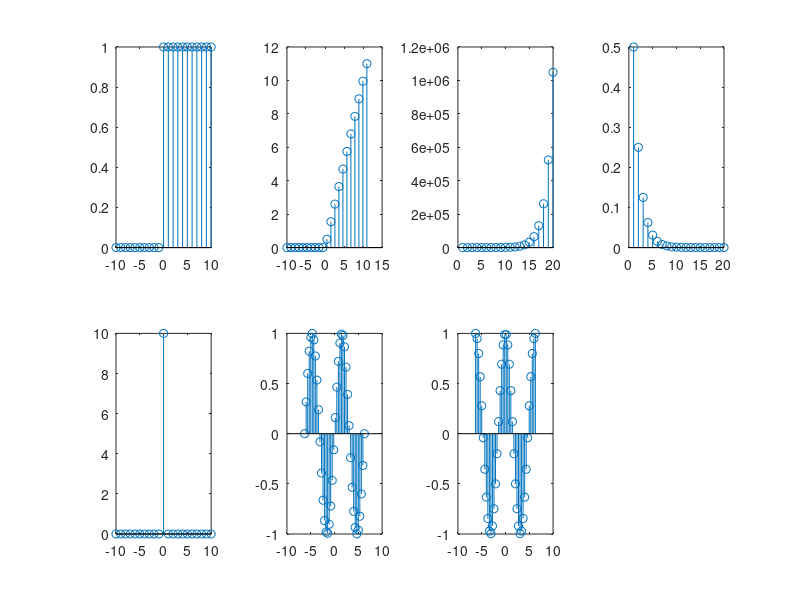

MATLAB code for this plot:
% unit step signal
subplot(2,4,1);
ux = -10:1:10;
uy = zeros(size(ux));
uy(ux>=0) = 1;
unit_step_signal = stem(ux,uy);

% ramp signal
subplot(2,4,2);
rx = linspace(-10, 11, 21);
count = 1;
ry = zeros(size(rx));
for x = rx
    if x >= 0
        ry(count) = x;
    end
    count = count + 1;
end
clear count;
clear x;
ramp_signal = stem(rx, ry);


% exponential signal
subplot(2, 4, 3);
ex = 1:1:20;
iey = zeros(size(ex));
dey = zeros(size(ex));
for x = ex
    iey(x) = 2^x;
    dey(x) = 0.5^x;
end
clear x; 
inc_exp_signal = stem(ex, iey);

subplot(2, 4, 4);
ex = 1:1:20;
dey = zeros(size(ex));
for x = ex
    dey(x) = 0.5^x;
end
clear x; 
dec_exp_signal = stem(ex, dey);

% impulse signal
subplot(2, 4, 5);
ix = -10:1:10;
iy = zeros(size(ix));
iy(ix==0) = 10;
imp_signal = stem(ix,iy);

% sine signal
subplot(2, 4, 6);
sx = linspace(-2*pi, 2*pi, 40);
sy = sin(sx);
sin_signal = stem(sx, sy);

% cosine signal
subplot(2, 4, 7);
cx = linspace(-2*pi, 2*pi, 40);
cy = cos(cx);
cosine_signal = stem(cx, cy);